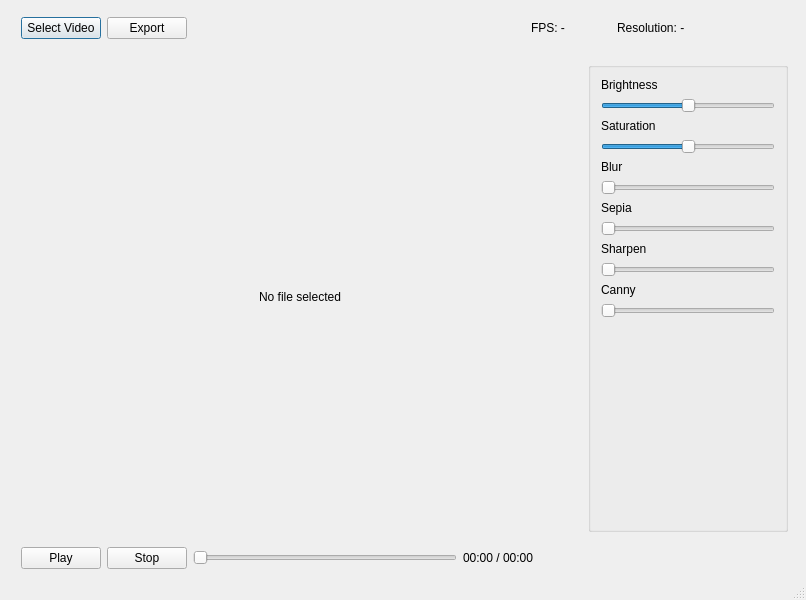
<?xml version="1.0" encoding="UTF-8"?>
<ui version="4.0">
 <class>MainWindow</class>
 <widget class="QMainWindow" name="MainWindow">
  <property name="geometry">
   <rect>
    <x>0</x>
    <y>0</y>
    <width>806</width>
    <height>600</height>
   </rect>
  </property>
  <property name="sizePolicy">
   <sizepolicy hsizetype="Preferred" vsizetype="Preferred">
    <horstretch>0</horstretch>
    <verstretch>0</verstretch>
   </sizepolicy>
  </property>
  <property name="minimumSize">
   <size>
    <width>0</width>
    <height>0</height>
   </size>
  </property>
  <property name="maximumSize">
   <size>
    <width>16777215</width>
    <height>16777215</height>
   </size>
  </property>
  <property name="windowTitle">
   <string>Code Challenge</string>
  </property>
  <widget class="QWidget" name="centralwidget">
   <layout class="QVBoxLayout" name="verticalLayout_2">
    <item>
     <widget class="QFrame" name="frame">
      <property name="frameShape">
       <enum>QFrame::Shape::NoFrame</enum>
      </property>
      <property name="frameShadow">
       <enum>QFrame::Shadow::Raised</enum>
      </property>
      <layout class="QHBoxLayout" name="horizontalLayout_5">
       <property name="leftMargin">
        <number>12</number>
       </property>
       <property name="topMargin">
        <number>0</number>
       </property>
       <property name="rightMargin">
        <number>0</number>
       </property>
       <property name="bottomMargin">
        <number>0</number>
       </property>
       <item>
        <widget class="QPushButton" name="btn_select">
         <property name="text">
          <string>Select Video</string>
         </property>
         <property name="icon">
          <iconset theme="QIcon::ThemeIcon::DocumentOpen"/>
         </property>
         <property name="default">
          <bool>true</bool>
         </property>
        </widget>
       </item>
       <item>
        <widget class="QPushButton" name="btn_export">
         <property name="text">
          <string>Export</string>
         </property>
         <property name="icon">
          <iconset theme="QIcon::ThemeIcon::DocumentSave"/>
         </property>
        </widget>
       </item>
       <item>
        <spacer name="horizontalSpacer">
         <property name="orientation">
          <enum>Qt::Orientation::Horizontal</enum>
         </property>
         <property name="sizeHint" stdset="0">
          <size>
           <width>562</width>
           <height>38</height>
          </size>
         </property>
        </spacer>
       </item>
       <item>
        <widget class="QLabel" name="label_fps">
         <property name="minimumSize">
          <size>
           <width>80</width>
           <height>0</height>
          </size>
         </property>
         <property name="text">
          <string>FPS: -</string>
         </property>
        </widget>
       </item>
       <item>
        <widget class="QLabel" name="label_resolution">
         <property name="minimumSize">
          <size>
           <width>180</width>
           <height>0</height>
          </size>
         </property>
         <property name="text">
          <string>Resolution: -</string>
         </property>
        </widget>
       </item>
      </layout>
     </widget>
    </item>
    <item>
     <widget class="QFrame" name="frame_3">
      <property name="sizePolicy">
       <sizepolicy hsizetype="Expanding" vsizetype="Expanding">
        <horstretch>0</horstretch>
        <verstretch>0</verstretch>
       </sizepolicy>
      </property>
      <property name="frameShape">
       <enum>QFrame::Shape::NoFrame</enum>
      </property>
      <property name="frameShadow">
       <enum>QFrame::Shadow::Raised</enum>
      </property>
      <layout class="QHBoxLayout" name="horizontalLayout_2">
       <item>
        <widget class="QLabel" name="label_video">
         <property name="sizePolicy">
          <sizepolicy hsizetype="Expanding" vsizetype="Expanding">
           <horstretch>0</horstretch>
           <verstretch>1</verstretch>
          </sizepolicy>
         </property>
         <property name="minimumSize">
          <size>
           <width>0</width>
           <height>0</height>
          </size>
         </property>
         <property name="autoFillBackground">
          <bool>false</bool>
         </property>
         <property name="text">
          <string>No file selected</string>
         </property>
         <property name="textFormat">
          <enum>Qt::TextFormat::AutoText</enum>
         </property>
         <property name="scaledContents">
          <bool>false</bool>
         </property>
         <property name="alignment">
          <set>Qt::AlignmentFlag::AlignCenter</set>
         </property>
        </widget>
       </item>
       <item>
        <widget class="QGroupBox" name="groupBox_3">
         <property name="sizePolicy">
          <sizepolicy hsizetype="Preferred" vsizetype="Preferred">
           <horstretch>0</horstretch>
           <verstretch>0</verstretch>
          </sizepolicy>
         </property>
         <property name="maximumSize">
          <size>
           <width>200</width>
           <height>16777215</height>
          </size>
         </property>
         <property name="title">
          <string/>
         </property>
         <layout class="QVBoxLayout" name="verticalLayout">
          <property name="spacing">
           <number>-1</number>
          </property>
          <property name="leftMargin">
           <number>10</number>
          </property>
          <property name="topMargin">
           <number>10</number>
          </property>
          <property name="rightMargin">
           <number>10</number>
          </property>
          <property name="bottomMargin">
           <number>0</number>
          </property>
          <item>
           <widget class="QLabel" name="label_brightness">
            <property name="minimumSize">
             <size>
              <width>150</width>
              <height>0</height>
             </size>
            </property>
            <property name="maximumSize">
             <size>
              <width>16777215</width>
              <height>16777215</height>
             </size>
            </property>
            <property name="text">
             <string>Brightness</string>
            </property>
           </widget>
          </item>
          <item>
           <widget class="QSlider" name="slider_brightness">
            <property name="minimumSize">
             <size>
              <width>150</width>
              <height>0</height>
             </size>
            </property>
            <property name="maximumSize">
             <size>
              <width>16777215</width>
              <height>16777215</height>
             </size>
            </property>
            <property name="minimum">
             <number>-100</number>
            </property>
            <property name="maximum">
             <number>100</number>
            </property>
            <property name="orientation">
             <enum>Qt::Orientation::Horizontal</enum>
            </property>
           </widget>
          </item>
          <item>
           <widget class="QLabel" name="label_saturation">
            <property name="minimumSize">
             <size>
              <width>150</width>
              <height>0</height>
             </size>
            </property>
            <property name="maximumSize">
             <size>
              <width>16777215</width>
              <height>16777215</height>
             </size>
            </property>
            <property name="text">
             <string>Saturation</string>
            </property>
           </widget>
          </item>
          <item>
           <widget class="QSlider" name="slider_saturation">
            <property name="minimumSize">
             <size>
              <width>150</width>
              <height>0</height>
             </size>
            </property>
            <property name="maximumSize">
             <size>
              <width>16777215</width>
              <height>16777215</height>
             </size>
            </property>
            <property name="minimum">
             <number>-100</number>
            </property>
            <property name="maximum">
             <number>100</number>
            </property>
            <property name="orientation">
             <enum>Qt::Orientation::Horizontal</enum>
            </property>
           </widget>
          </item>
          <item>
           <widget class="QLabel" name="label_blur">
            <property name="minimumSize">
             <size>
              <width>150</width>
              <height>0</height>
             </size>
            </property>
            <property name="maximumSize">
             <size>
              <width>16777215</width>
              <height>16777215</height>
             </size>
            </property>
            <property name="text">
             <string>Blur</string>
            </property>
           </widget>
          </item>
          <item>
           <widget class="QSlider" name="slider_blur">
            <property name="minimumSize">
             <size>
              <width>150</width>
              <height>0</height>
             </size>
            </property>
            <property name="maximumSize">
             <size>
              <width>16777215</width>
              <height>16777215</height>
             </size>
            </property>
            <property name="maximum">
             <number>20</number>
            </property>
            <property name="orientation">
             <enum>Qt::Orientation::Horizontal</enum>
            </property>
            <property name="tickPosition">
             <enum>QSlider::TickPosition::NoTicks</enum>
            </property>
           </widget>
          </item>
          <item>
           <widget class="QLabel" name="label_sepia">
            <property name="minimumSize">
             <size>
              <width>150</width>
              <height>0</height>
             </size>
            </property>
            <property name="maximumSize">
             <size>
              <width>16777215</width>
              <height>16777215</height>
             </size>
            </property>
            <property name="text">
             <string>Sepia</string>
            </property>
           </widget>
          </item>
          <item>
           <widget class="QSlider" name="slider_sepia">
            <property name="minimumSize">
             <size>
              <width>150</width>
              <height>0</height>
             </size>
            </property>
            <property name="maximumSize">
             <size>
              <width>16777215</width>
              <height>16777215</height>
             </size>
            </property>
            <property name="maximum">
             <number>100</number>
            </property>
            <property name="orientation">
             <enum>Qt::Orientation::Horizontal</enum>
            </property>
           </widget>
          </item>
          <item>
           <widget class="QLabel" name="label_sharpen">
            <property name="minimumSize">
             <size>
              <width>150</width>
              <height>0</height>
             </size>
            </property>
            <property name="maximumSize">
             <size>
              <width>16777215</width>
              <height>16777215</height>
             </size>
            </property>
            <property name="text">
             <string>Sharpen</string>
            </property>
           </widget>
          </item>
          <item>
           <widget class="QSlider" name="slider_sharpen">
            <property name="minimumSize">
             <size>
              <width>150</width>
              <height>0</height>
             </size>
            </property>
            <property name="maximumSize">
             <size>
              <width>16777215</width>
              <height>16777215</height>
             </size>
            </property>
            <property name="maximum">
             <number>5</number>
            </property>
            <property name="orientation">
             <enum>Qt::Orientation::Horizontal</enum>
            </property>
            <property name="tickPosition">
             <enum>QSlider::TickPosition::NoTicks</enum>
            </property>
           </widget>
          </item>
          <item>
           <widget class="QLabel" name="label_canny">
            <property name="minimumSize">
             <size>
              <width>150</width>
              <height>0</height>
             </size>
            </property>
            <property name="maximumSize">
             <size>
              <width>16777215</width>
              <height>16777215</height>
             </size>
            </property>
            <property name="text">
             <string>Canny</string>
            </property>
           </widget>
          </item>
          <item>
           <widget class="QSlider" name="slider_canny">
            <property name="minimumSize">
             <size>
              <width>150</width>
              <height>0</height>
             </size>
            </property>
            <property name="maximumSize">
             <size>
              <width>16777215</width>
              <height>16777215</height>
             </size>
            </property>
            <property name="maximum">
             <number>255</number>
            </property>
            <property name="orientation">
             <enum>Qt::Orientation::Horizontal</enum>
            </property>
           </widget>
          </item>
          <item>
           <spacer name="verticalSpacer">
            <property name="orientation">
             <enum>Qt::Orientation::Vertical</enum>
            </property>
            <property name="sizeHint" stdset="0">
             <size>
              <width>20</width>
              <height>40</height>
             </size>
            </property>
           </spacer>
          </item>
         </layout>
        </widget>
       </item>
      </layout>
     </widget>
    </item>
    <item>
     <widget class="QFrame" name="frame_2">
      <property name="frameShape">
       <enum>QFrame::Shape::NoFrame</enum>
      </property>
      <property name="frameShadow">
       <enum>QFrame::Shadow::Raised</enum>
      </property>
      <layout class="QHBoxLayout" name="horizontalLayout">
       <property name="leftMargin">
        <number>12</number>
       </property>
       <property name="topMargin">
        <number>0</number>
       </property>
       <property name="rightMargin">
        <number>0</number>
       </property>
       <property name="bottomMargin">
        <number>0</number>
       </property>
       <item>
        <widget class="QPushButton" name="btn_play_pause">
         <property name="text">
          <string>Play</string>
         </property>
         <property name="icon">
          <iconset theme="QIcon::ThemeIcon::MediaPlaybackStart"/>
         </property>
        </widget>
       </item>
       <item>
        <widget class="QPushButton" name="btn_stop">
         <property name="text">
          <string>Stop</string>
         </property>
         <property name="icon">
          <iconset theme="QIcon::ThemeIcon::MediaPlaybackStop"/>
         </property>
        </widget>
       </item>
       <item>
        <widget class="QSlider" name="slider_video">
         <property name="orientation">
          <enum>Qt::Orientation::Horizontal</enum>
         </property>
        </widget>
       </item>
       <item>
        <widget class="QLabel" name="label_time">
         <property name="text">
          <string>00:00 / 00:00</string>
         </property>
        </widget>
       </item>
       <item>
        <spacer name="horizontalSpacer_2">
         <property name="orientation">
          <enum>Qt::Orientation::Horizontal</enum>
         </property>
         <property name="sizeHint" stdset="0">
          <size>
           <width>40</width>
           <height>20</height>
          </size>
         </property>
        </spacer>
       </item>
      </layout>
     </widget>
    </item>
   </layout>
  </widget>
  <widget class="QMenuBar" name="menubar">
   <property name="geometry">
    <rect>
     <x>0</x>
     <y>0</y>
     <width>806</width>
     <height>37</height>
    </rect>
   </property>
  </widget>
  <widget class="QStatusBar" name="statusbar">
   <property name="font">
    <font>
     <pointsize>9</pointsize>
     <italic>true</italic>
    </font>
   </property>
  </widget>
 </widget>
 <resources/>
 <connections/>
</ui>
